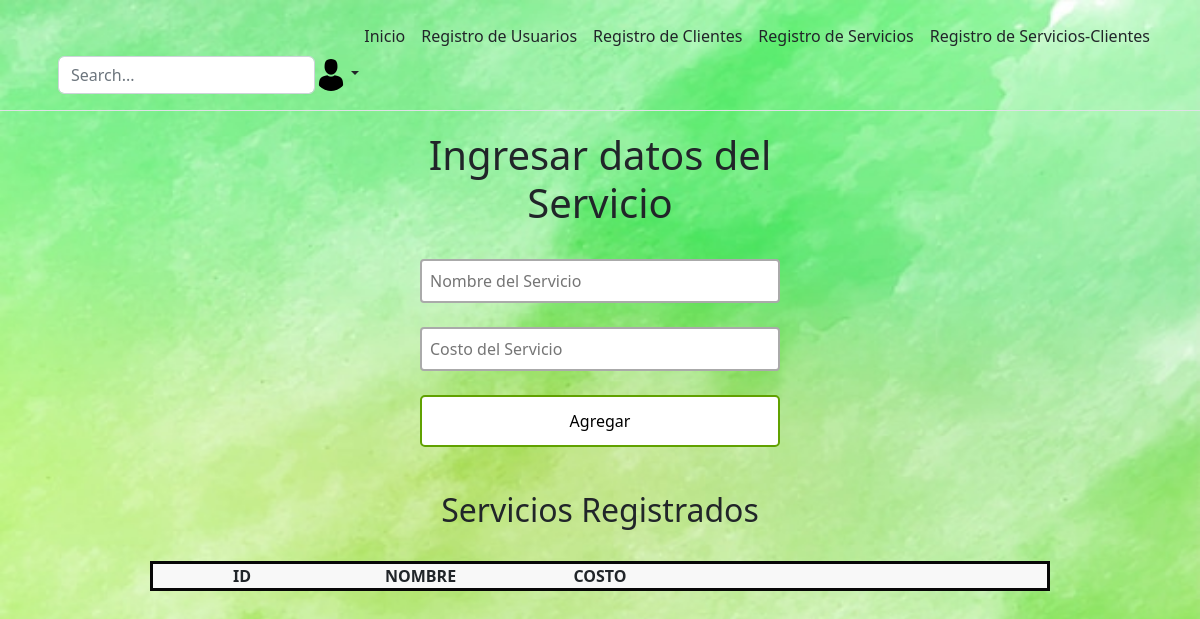
The page /registration-service.php on the database as committed earlier.
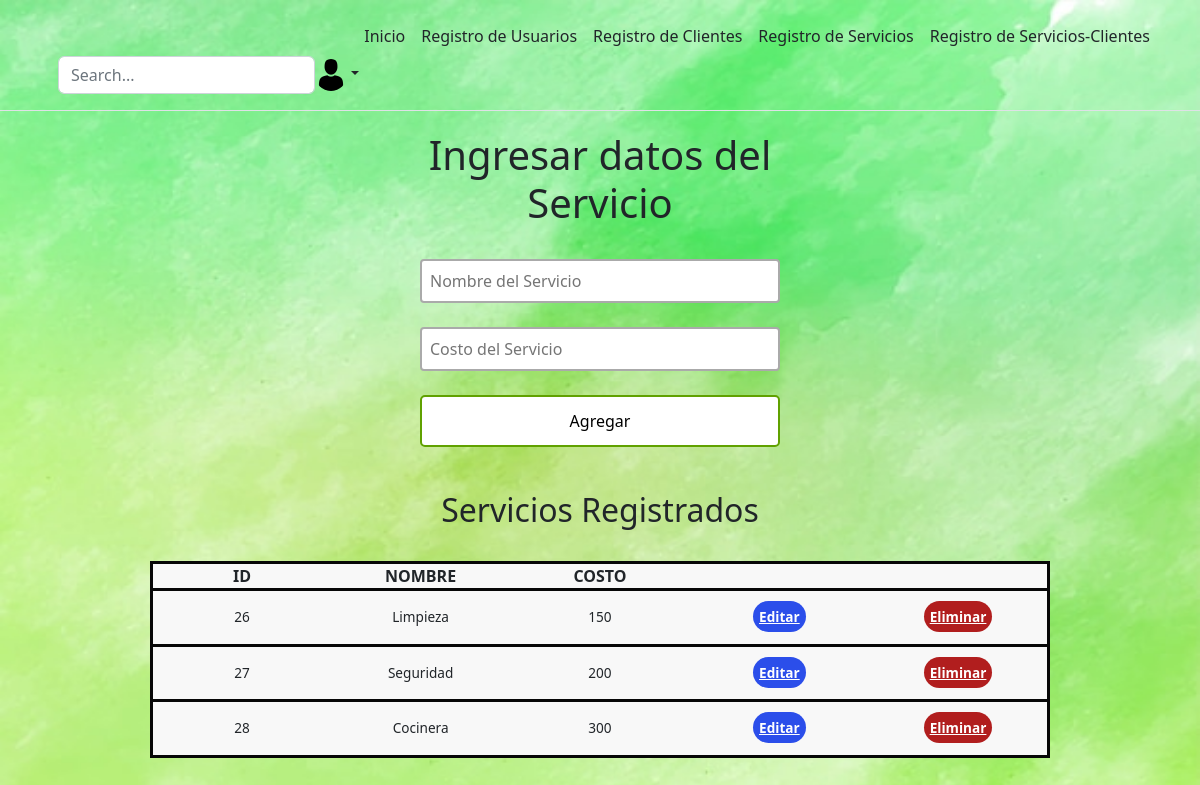
The same page on the database as committed later.
### tables this page shows
CREATE TABLE `services` (
  `id` int(200) NOT NULL,
  `nombre` varchar(200) NOT NULL,
  `costo` int(200) NOT NULL
);

### registration-service.php (the view, shortened to what this page needs)
<?php
    include("config.php");
    $sql = "SELECT * FROM services";
    $query = mysqli_query($mysqli, $sql);
?>
<!DOCTYPE html>
<html lang="es">
    <head>
        <link rel="stylesheet" href="style-service.css?ts=<?=time()?>">
    </head>
    <div>
    <?php
include("header.php");
    ?>
</div>
<div>
    <body>
        <div class="users-form">
        <form action="register-service.php" method="POST">
                <h1>Ingresar datos del Servicio</h1>
                <input type="text" name="nombre" placeholder="Nombre del Servicio" required>
                <input type="text" name="costo" placeholder="Costo del Servicio" required>
                <input type="submit" onclick="add()" value="Agregar">
        </form>
        </div>
    </body>
</div>
<div class="users-table">
    <br>
    <h2>Servicios Registrados</h2>
    <br>
    <table>
        <thead>
            <tr>
                <th>ID</th>
                <th>NOMBRE</th>
                <th>COSTO</th>
                <th></th>
                <th></th>
            </tr>
        </thead>
        <tbody>
            <?php while ($row = mysqli_fetch_array($query)): ?>
                <tr>
                    <td><?= $row['id'] ?></td>
                    <td><?= $row['nombre'] ?></td>
                    <td><?= $row['costo'] ?></td>
                    <td><a href="update-service.php?id=<?= $row['id'] ?>" class="users-table--edit">Editar</a></td>
                    <td><a onclick="del()" href="delete-service.php?id=<?= $row['id'] ?>" class="users-table--delete">Eliminar</a></td>
                </tr>
            <?php endwhile; ?>
        </tbody>
    </table>
</div>
</html>

Rows that differ between the two databases and show on the page:
added services: id "26", nombre "Limpieza", costo "150"
added services: id "27", nombre "Seguridad", costo "200"
added services: id "28", nombre "Cocinera", costo "300"
